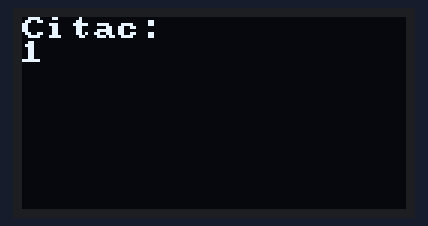
Bench run of a sketch on a simulated Arduino Uno, built with avr-gcc and run on an emulated ATmega328P. On the bench: 128×64 one-colour display.

Above: at 0.1 s.
At 4.2 s:
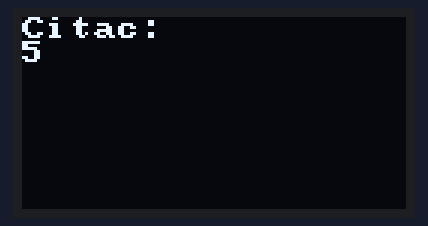
At 9.4 s:
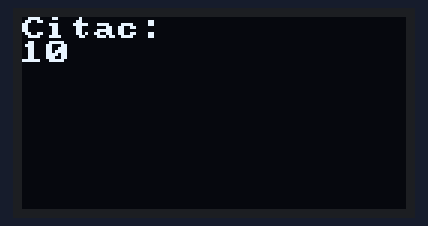
At 18.7 s:
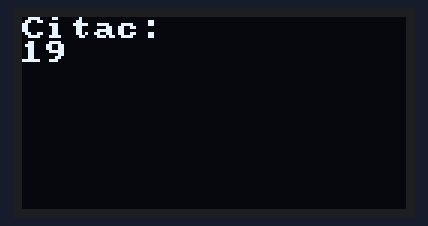
At 29.0 s:
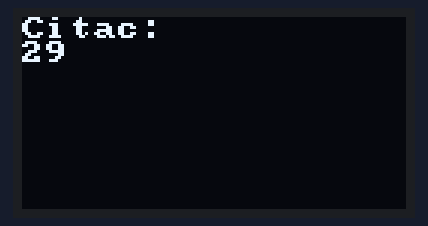
At 38.3 s:
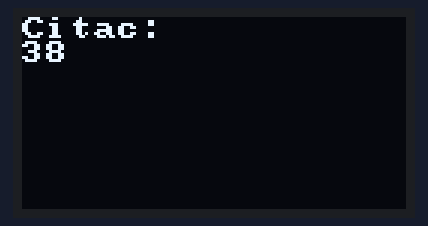

The sketch:

test_disp_ext.ino
```cpp
#include <U8x8lib.h>
U8X8_SSD1306_128X64_NONAME_SW_I2C  u8x8(22, 21 );
//U8X8_SH1106_64X32_SW_I2C  u8x8(22, 21 );

char buf [255];


/* u8x8.begin() is required and will sent the setup/init sequence to the display */
void setup(void)
{
  u8x8.begin();
}

void loop(void)
{
  static int iCounter = 0;
  iCounter++;
//  u8x8.setFont(u8x8_font_chroma48medium8_r);
  u8x8.setFont(u8x8_font_pcsenior_f);
  u8x8.drawString(0,0,"Citac:");

  sprintf (buf, "%i", iCounter);
  u8x8.drawString(0,1,buf);
//  u8x8.drawString(60,60,buf);
  delay(1000);
}
```

Measured:
- what the display in image 0 shows lasts 1.0 s, from 0.1 s to 1.1 s
